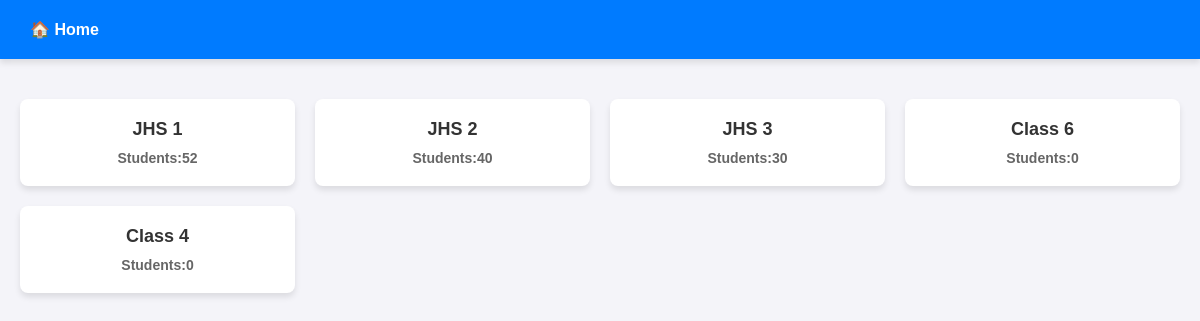
The app's page /results/ with its own data.
### grades/models.py (models this page shows, shortened)
class ClassName(models.Model):
    name = models.CharField(max_length=50)
    teacher = models.CharField(max_length=50)
    slug = models.SlugField(null=True, editable=False, db_index=True)
    class Meta:
        verbose_name_plural = "Class Names"

### grades/views.py (the view)
# urls.py: path("results/", views.results, name="results"),
def results(request):
    classes = ClassName.objects.all()
    return render(request, "grades/results.html", {"classes": classes})

### grades/templates/grades/results.html
{% extends "grades/base.html" %}
{% load static %}
{% block css_files %}
<link rel="stylesheet" href="{% static "grades/css/students.css"%}">
{% endblock css_files %}
{% block content %}
<nav class="nav-links">
    <a href="{% url 'index' %}" class="nav-link">🏠 Home</a>
</nav>
<div class="container">
{% if classes %}
{% for class in classes %}
<div class="class-box">
                <a href="{% url 'results-exam-type' class.slug %}">
                    {{ class.name }}
                    <span class="student-count">Students:{{ class.student_set.count }}</span>
                </a>
            </div>
        {% endfor %}
    {% else %}
        <p>No classes available.</p>
    {% endif %}
</div>
{% endblock content %}

### grades/static/grades/css/students.css (style rules this page uses)
body { font-family: Arial, sans-serif; margin: 0; padding: 0; background-color: #f4f4f9; }
.nav-links { display: flex; justify-content: flex-start; background-color: #007bff; padding: 10px 20px; box-shadow: 0 4px 6px rgba(0, 0, 0, 0.1); margin-bottom: 20px; }
.nav-link { color: #fff; text-decoration: none; font-size: 16px; font-weight: bold; margin-right: 20px; padding: 10px; border-radius: 4px; transition: background-color 0.3s ease; }
.container { max-width: 1200px; margin: 20px auto; padding: 20px; display: grid; grid-template-columns: repeat(auto-fit, minmax(250px, 1fr)); gap: 20px; }
.class-box { background-color: #fff; border-radius: 8px; box-shadow: 0 4px 6px rgba(0, 0, 0, 0.1); padding: 20px; text-align: center; transition: transform 0.3s ease, box-shadow 0.3s ease; }
.class-box a { text-decoration: none; color: #333; font-size: 18px; font-weight: bold; }
.student-count { display: block; margin-top: 10px; font-size: 14px; color: #666; }

### records on screen
ClassName: name "JHS 1", student_set.count "52"
ClassName: name "JHS 2", student_set.count "40"
ClassName: name "JHS 3", student_set.count "30"
ClassName: name "Class 6", student_set.count "0"
ClassName: name "Class 4", student_set.count "0"
